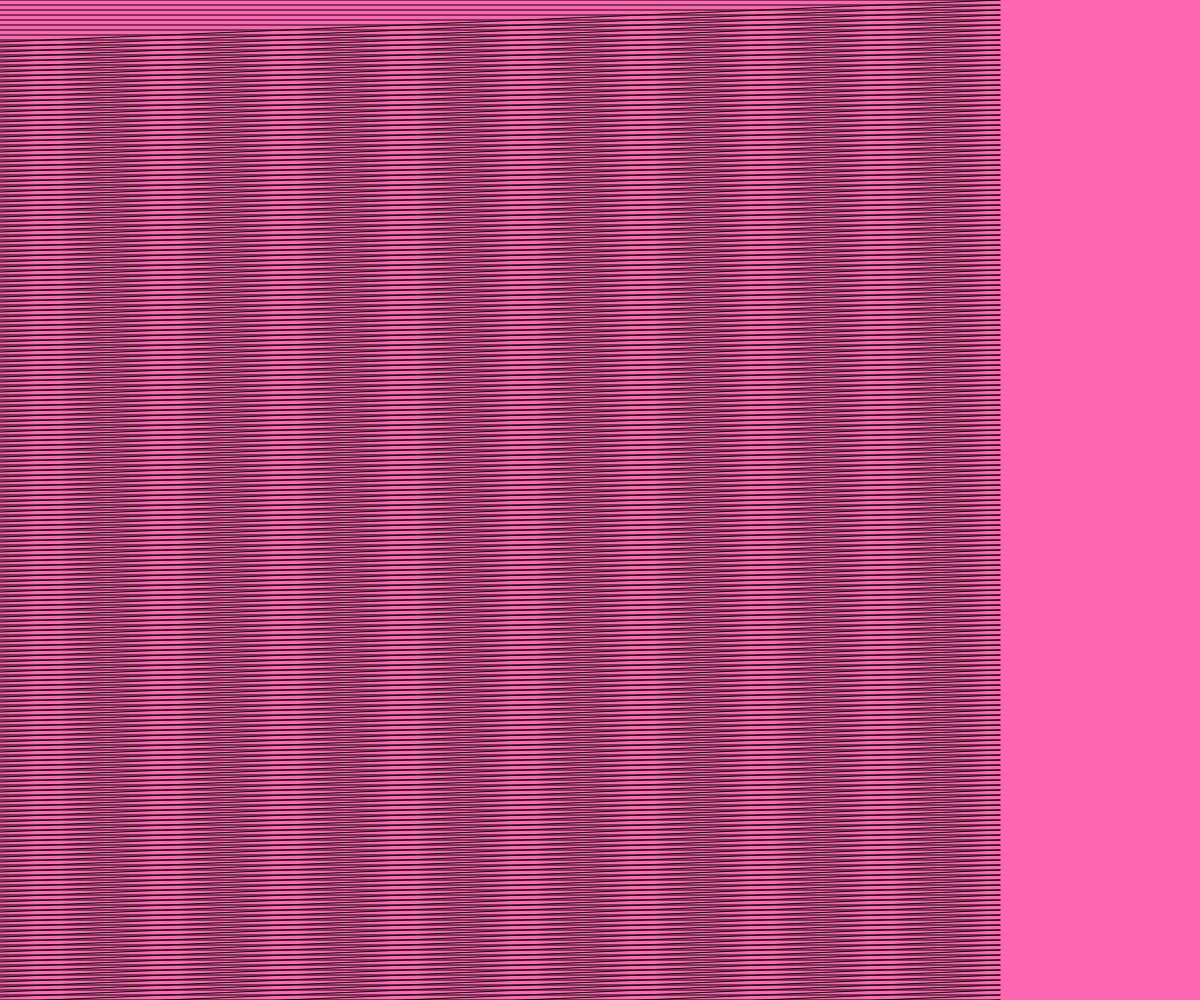
Frame 1 (no input)
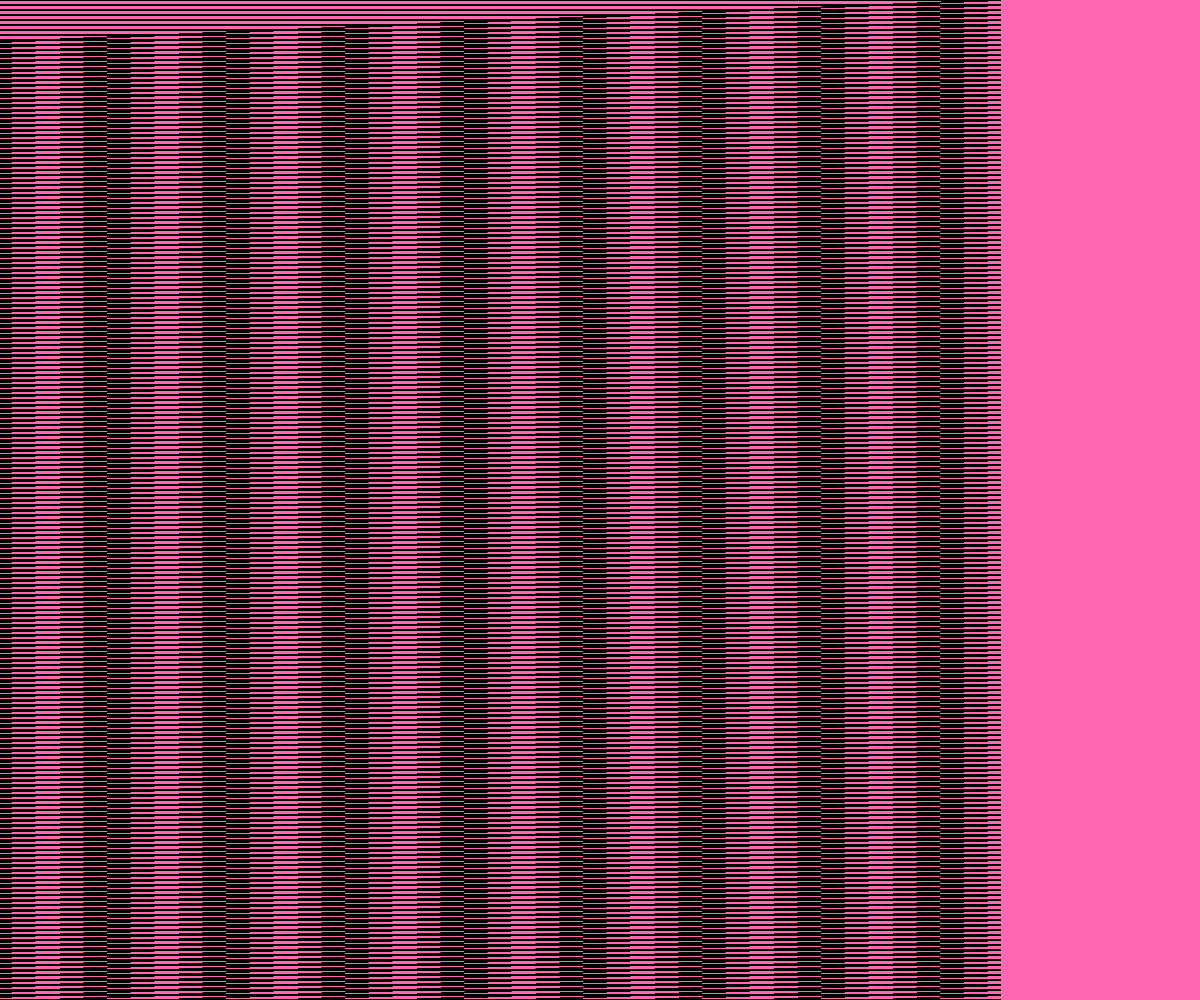
Frame 60 (no input)
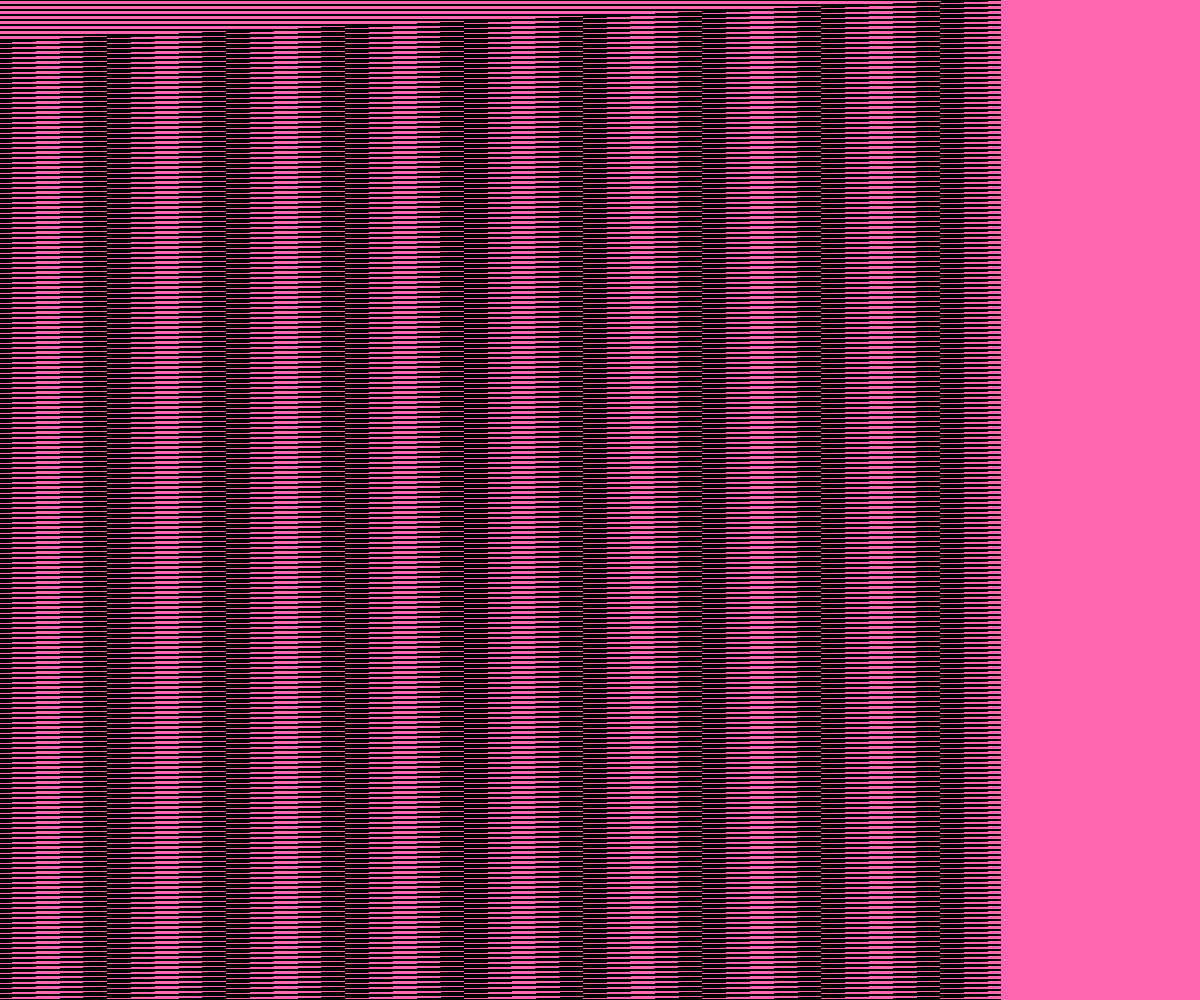
Frame 120 (the mouse pressed at the canvas centre since frame 60)

The p5.js sketch that drew these frames (run headless with seeded random() and noise() and a simulated clock; from frame 60 on, the mouse is pressed at the canvas centre):

// p5.js sketch
// ── sketch.js
function setup() {
  createCanvas(windowWidth, windowHeight);
  background(255,103,178);
  
}

function draw() {
    var x=0;
    var y=0;
    //background line
  for (x=0; x<=windowWidth; x+=5){
    line(0,x,windowHeight,x);
  }
  for (y=0; y<= windowWidth; y+=5){
    line(windowHeight,y,0,y+42);
  }
}
